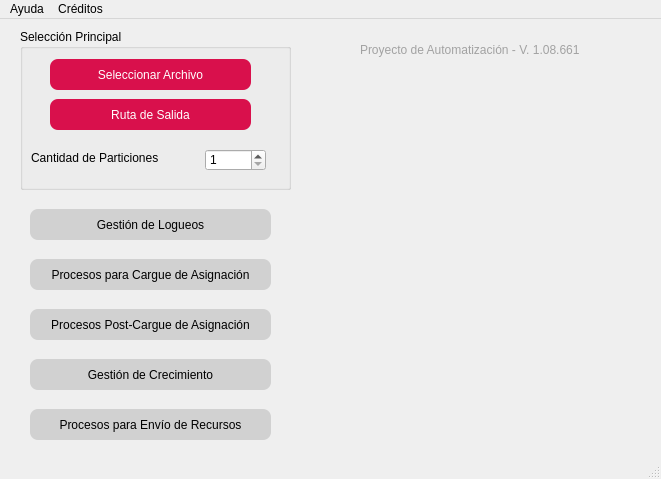
<?xml version="1.0" encoding="UTF-8"?>
<ui version="4.0">
 <class>MainWindow</class>
 <widget class="QMainWindow" name="MainWindow">
  <property name="geometry">
   <rect>
    <x>0</x>
    <y>0</y>
    <width>661</width>
    <height>479</height>
   </rect>
  </property>
  <property name="windowTitle">
   <string>Main APP</string>
  </property>
  <property name="styleSheet">
   <string notr="true"/>
  </property>
  <widget class="QWidget" name="centralwidget">
   <widget class="QPushButton" name="pushButton_Resources_to_Send">
    <property name="geometry">
     <rect>
      <x>30</x>
      <y>390</y>
      <width>241</width>
      <height>31</height>
     </rect>
    </property>
    <property name="styleSheet">
     <string notr="true">QPushButton
{
	border-radius:8px;
	color: rgb(0, 0, 0);
	background-color: rgb(209, 209, 209);
}
QPushButton:Hover
{
	color: rgb(255, 255, 255);
	background-color: rgb(217, 16, 76);
}
QPushButton:pressed
{
	color: rgb(255, 255, 255);
	background-color: rgb(0, 0, 0);
}
</string>
    </property>
    <property name="text">
     <string>Procesos para Envío de Recursos</string>
    </property>
    <property name="default">
     <bool>false</bool>
    </property>
   </widget>
   <widget class="QLabel" name="label_LOGO">
    <property name="geometry">
     <rect>
      <x>280</x>
      <y>70</y>
      <width>401</width>
      <height>341</height>
     </rect>
    </property>
    <property name="text">
     <string/>
    </property>
    <property name="pixmap">
     <pixmap>../resources/Logo.png</pixmap>
    </property>
    <property name="scaledContents">
     <bool>true</bool>
    </property>
   </widget>
   <widget class="QLabel" name="label_Version_Control">
    <property name="geometry">
     <rect>
      <x>360</x>
      <y>20</y>
      <width>281</width>
      <height>21</height>
     </rect>
    </property>
    <property name="styleSheet">
     <string notr="true">color: rgb(162, 162, 162);
font: italic 10pt &quot;MS Sans Serif&quot;;</string>
    </property>
    <property name="text">
     <string>Proyecto de Automatización - V. 1.08.661</string>
    </property>
   </widget>
   <widget class="QPushButton" name="pushButton_Upload_BD">
    <property name="geometry">
     <rect>
      <x>30</x>
      <y>240</y>
      <width>241</width>
      <height>31</height>
     </rect>
    </property>
    <property name="styleSheet">
     <string notr="true">QPushButton
{
	border-radius:8px;
	color: rgb(0, 0, 0);
	background-color: rgb(209, 209, 209);
}
QPushButton:Hover
{
	color: rgb(255, 255, 255);
	background-color: rgb(217, 16, 76);
}
QPushButton:pressed
{
	color: rgb(255, 255, 255);
	background-color: rgb(0, 0, 0);
}
</string>
    </property>
    <property name="text">
     <string>Procesos para Cargue de Asignación</string>
    </property>
    <property name="default">
     <bool>false</bool>
    </property>
   </widget>
   <widget class="QPushButton" name="pushButton_Login">
    <property name="geometry">
     <rect>
      <x>30</x>
      <y>190</y>
      <width>241</width>
      <height>31</height>
     </rect>
    </property>
    <property name="styleSheet">
     <string notr="true">QPushButton
{
	border-radius:8px;
	color: rgb(0, 0, 0);
	background-color: rgb(209, 209, 209);
}
QPushButton:Hover
{
	color: rgb(255, 255, 255);
	background-color: rgb(217, 16, 76);
}
QPushButton:pressed
{
	color: rgb(255, 255, 255);
	background-color: rgb(0, 0, 0);
}
</string>
    </property>
    <property name="text">
     <string>Gestión de Logueos</string>
    </property>
    <property name="default">
     <bool>false</bool>
    </property>
   </widget>
   <widget class="QPushButton" name="pushButton_Loaded_BD">
    <property name="geometry">
     <rect>
      <x>30</x>
      <y>290</y>
      <width>241</width>
      <height>31</height>
     </rect>
    </property>
    <property name="styleSheet">
     <string notr="true">QPushButton
{
	border-radius:8px;
	color: rgb(0, 0, 0);
	background-color: rgb(209, 209, 209);
}
QPushButton:Hover
{
	color: rgb(255, 255, 255);
	background-color: rgb(217, 16, 76);
}
QPushButton:pressed
{
	color: rgb(255, 255, 255);
	background-color: rgb(0, 0, 0);
}
</string>
    </property>
    <property name="text">
     <string>Procesos Post-Cargue de Asignación</string>
    </property>
    <property name="default">
     <bool>false</bool>
    </property>
   </widget>
   <widget class="QPushButton" name="pushButton_Growht">
    <property name="geometry">
     <rect>
      <x>30</x>
      <y>340</y>
      <width>241</width>
      <height>31</height>
     </rect>
    </property>
    <property name="styleSheet">
     <string notr="true">QPushButton
{
	border-radius:8px;
	color: rgb(0, 0, 0);
	background-color: rgb(209, 209, 209);
}
QPushButton:Hover
{
	color: rgb(255, 255, 255);
	background-color: rgb(217, 16, 76);
}
QPushButton:pressed
{
	color: rgb(255, 255, 255);
	background-color: rgb(0, 0, 0);
}
</string>
    </property>
    <property name="text">
     <string>Gestión de Crecimiento</string>
    </property>
    <property name="default">
     <bool>false</bool>
    </property>
   </widget>
   <widget class="QSpinBox" name="spinBox_Partitions">
    <property name="geometry">
     <rect>
      <x>205</x>
      <y>130</y>
      <width>61</width>
      <height>22</height>
     </rect>
    </property>
    <property name="minimum">
     <number>1</number>
    </property>
    <property name="maximum">
     <number>50</number>
    </property>
   </widget>
   <widget class="QLabel" name="label_Partitions">
    <property name="geometry">
     <rect>
      <x>31</x>
      <y>131</y>
      <width>168</width>
      <height>16</height>
     </rect>
    </property>
    <property name="styleSheet">
     <string notr="true">font: 63 10pt &quot;Bahnschrift SemiBold&quot;;</string>
    </property>
    <property name="text">
     <string>Cantidad de Particiones           </string>
    </property>
   </widget>
   <widget class="QGroupBox" name="Group_Selection_Starter">
    <property name="geometry">
     <rect>
      <x>20</x>
      <y>10</y>
      <width>271</width>
      <height>161</height>
     </rect>
    </property>
    <property name="styleSheet">
     <string notr="true">font: 63 10pt &quot;Bahnschrift SemiBold&quot;;</string>
    </property>
    <property name="title">
     <string>Selección Principal</string>
    </property>
    <widget class="QPushButton" name="pushButton_Select_File">
     <property name="geometry">
      <rect>
       <x>30</x>
       <y>30</y>
       <width>201</width>
       <height>31</height>
      </rect>
     </property>
     <property name="styleSheet">
      <string notr="true">QPushButton
{
	border-radius:8px;
	color: rgb(255, 255, 255);
	background-color: rgb(217, 16, 76);
}
QPushButton:Hover
{
	color: rgb(255, 255, 255);
	background-color: rgb(94, 94, 94);
}
QPushButton:pressed
{
	color: rgb(255, 255, 255);
	background-color: rgb(0, 0, 0);
}
</string>
     </property>
     <property name="text">
      <string>Seleccionar Archivo</string>
     </property>
     <property name="default">
      <bool>false</bool>
     </property>
    </widget>
    <widget class="QPushButton" name="pushButton_Output_Path">
     <property name="geometry">
      <rect>
       <x>30</x>
       <y>70</y>
       <width>201</width>
       <height>31</height>
      </rect>
     </property>
     <property name="styleSheet">
      <string notr="true">QPushButton
{
	border-radius:8px;
	color: rgb(255, 255, 255);
	background-color: rgb(217, 16, 76);
}
QPushButton:Hover
{
	color: rgb(255, 255, 255);
	background-color: rgb(94, 94, 94);
}
QPushButton:pressed
{
	color: rgb(255, 255, 255);
	background-color: rgb(0, 0, 0);
}
</string>
     </property>
     <property name="text">
      <string>Ruta de Salida</string>
     </property>
     <property name="default">
      <bool>false</bool>
     </property>
    </widget>
   </widget>
   <widget class="QLabel" name="Confirmation_LABEL">
    <property name="geometry">
     <rect>
      <x>370</x>
      <y>410</y>
      <width>231</width>
      <height>21</height>
     </rect>
    </property>
    <property name="styleSheet">
     <string notr="true">color: rgb(0, 0, 255);
font: 87 10pt &quot;Arial Black&quot;;</string>
    </property>
    <property name="text">
     <string/>
    </property>
   </widget>
   <zorder>Group_Selection_Starter</zorder>
   <zorder>label_LOGO</zorder>
   <zorder>pushButton_Resources_to_Send</zorder>
   <zorder>label_Version_Control</zorder>
   <zorder>pushButton_Upload_BD</zorder>
   <zorder>pushButton_Login</zorder>
   <zorder>pushButton_Loaded_BD</zorder>
   <zorder>pushButton_Growht</zorder>
   <zorder>spinBox_Partitions</zorder>
   <zorder>label_Partitions</zorder>
   <zorder>Confirmation_LABEL</zorder>
  </widget>
  <widget class="QMenuBar" name="menubar">
   <property name="geometry">
    <rect>
     <x>0</x>
     <y>0</y>
     <width>661</width>
     <height>21</height>
    </rect>
   </property>
   <widget class="QMenu" name="menuCr_ditos">
    <property name="title">
     <string>Créditos</string>
    </property>
    <addaction name="actionDesarrolladores"/>
   </widget>
   <widget class="QMenu" name="menuAyuda">
    <property name="title">
     <string>Ayuda</string>
    </property>
    <addaction name="actionArchivos_soportados"/>
    <addaction name="actionGuia_de_uso"/>
   </widget>
   <addaction name="menuAyuda"/>
   <addaction name="menuCr_ditos"/>
  </widget>
  <widget class="QStatusBar" name="statusbar"/>
  <action name="actionDesarrolladores">
   <property name="text">
    <string>Desarrolladores</string>
   </property>
  </action>
  <action name="actionArchivos_soportados">
   <property name="text">
    <string>Archivos soportados</string>
   </property>
  </action>
  <action name="actionGuia_de_uso">
   <property name="text">
    <string>Guia de uso</string>
   </property>
  </action>
 </widget>
 <resources/>
 <connections/>
</ui>
